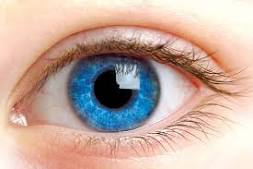
#> input picture detection/download.jpg, 253 x 169 px
$ python meatDetect.py
#> lines starting #> are read from the running program, lines starting #| are printed output that depends on the picture
import cv2


# Opening image
img = cv2.imread("download.jpg")
#> img is the input picture: shape (169, 253, 3); mean B, G, R 160.8, 172.3, 198.5

# OpenCV opens images as BRG
# but we want it as RGB We'll
# also need a grayscale version
img_gray = cv2.cvtColor(img, cv2.COLOR_BGR2GRAY)
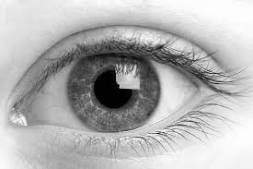
#> img_gray: shape (169, 253); min 0, max 254, mean 178.8
img_rgb = cv2.cvtColor(img, cv2.COLOR_BGR2RGB)


# Use minSize because for not
# bothering with extra-small
# dots that would look like STOP signs
stop_data = cv2.CascadeClassifier('data.xml')

found = stop_data.detectMultiScale(img_gray, minSize =(20, 20))
#> found = [[2, 95, 41, 41], [173, 96, 54, 54], [52, 18, 135, 135]]

# Don't do anything if there's
# no sign
amount_found = len(found)
#> amount_found = 3

if amount_found != 0:

    # There may be more than one
    # sign in the image
    for (x, y, width, height) in found:
        print("found")
#> this loop made 3 passes
#| found
#| found
#| found
